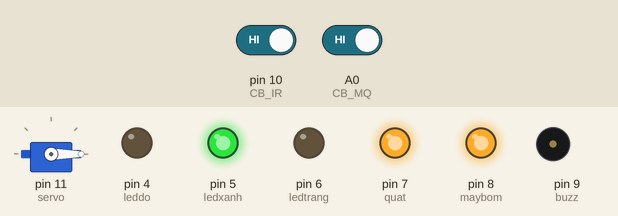
The sketch below on a simulated Arduino Uno, built with avr-gcc and run on an emulated ATmega328P. Shown: servo, output pins drawn as LEDs (lit = HIGH), buzzer (waves = sounding, pin HIGH). The test bench sets the inputs (shaded band); at power-on: A0 (CB_MQ) HIGH, pin 10 (CB_IR) HIGH. The modem accepts every AT command (registered, SIM ready, sends succeed) and sends nothing else.

Above: at 4.2 s.
4.3 s: A0 (CB_MQ) driven LOW
At 4.51 s:
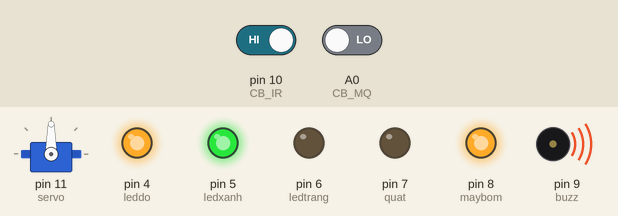
At 8.8 s:
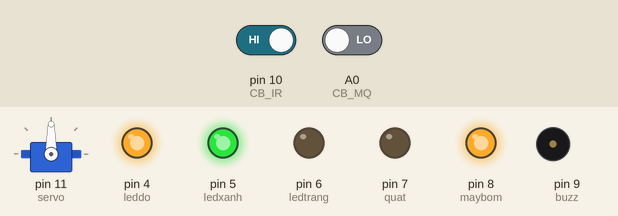
Timing chart, 0 to 10.3 s (numbered marks = the images above; inputs shaded):
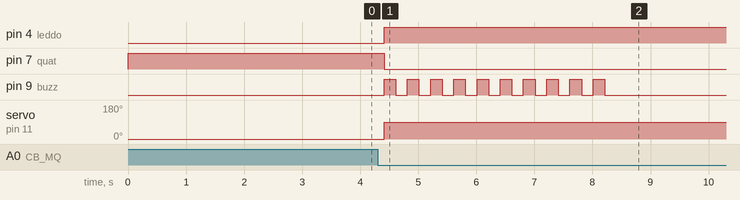

Measured:
- after the input at 4.3 s, pin 4 (leddo): LOW → HIGH after 0.11 s; pin 7 (quat): HIGH → LOW after 0.11 s; pin 9 (buzz): alternates HIGH for 0.20 s and LOW for 0.20 s, 20 changes in all, then stays LOW, starting after 0.11 s; servo on pin 11 (servo): 0° → 90° after 0.11 s

The sketch:

smart_WC_project.ino
```cpp
//#include <sim900.h>
#include <Servo.h>
Servo myservo;
#include <SoftwareSerial.h>
SoftwareSerial SIM900(2, 3);
String number1 = "phone number";  // Thay đổi SĐT
String val;
int baodong = 0;
int gui = 0;

#define CB_MQ A0    // Cảm biến MQ135
#define leddo 4     // Điều khiển LED đỏ
#define ledxanh 5   // Điều khiển LED xanh
#define ledtrang 6  // Điều khiển LED trắng
#define quat 7      // Điều khiển role quạt
#define maybom 8    // Điều khiển role máy bơm
#define buzz 9      // Còi hú
#define CB_IR 10    // Cảm biến hồng ngoại
#define servo 11    // Servo

int dem = 0;

void setup() {
  myservo.attach(servo);
  myservo.write(0);

  pinMode(CB_IR, INPUT);
  pinMode(CB_MQ, INPUT);

  pinMode(quat, OUTPUT);
  pinMode(maybom, OUTPUT);

  pinMode(buzz, OUTPUT);
  pinMode(leddo, OUTPUT);
  pinMode(ledxanh, OUTPUT);
  pinMode(ledtrang, OUTPUT);

  digitalWrite(buzz, LOW);
  digitalWrite(quat, HIGH);
  digitalWrite(maybom, HIGH);
  digitalWrite(ledtrang, LOW);
  digitalWrite(ledxanh, HIGH);
  digitalWrite(leddo, LOW);

  Serial.begin(9600);
  SIM900.begin(9600);
  delay(2000);
  SIM900.print("AT+CLIP=1\r");
  delay(1000);
}

void call() {
  SIM900.print(F("ATD"));
  SIM900.print(number1);
  SIM900.print(F(";\r\n"));
  delay(20000);  //20 sec delay
  SIM900.println("ATH");
  delay(1000);  //1 sec delay
}

void message() {
  SIM900.println("AT+CMGF=1");
  delay(1000);
  SIM900.println("AT+CMGS=\"" + number1 + "\"\r");
  delay(1000);
  String SMS = "CO HOC SINH HUT THUOC TRONG NHA VE SINH";
  SIM900.println(SMS);
  delay(100);
  SIM900.println((char)26);
  delay(1000);
}
void loop() {
  int GT_cbkhoi = digitalRead(CB_MQ);
  int GT_cbxanuoc = digitalRead(CB_IR);
  delay(100);

  if ((GT_cbkhoi == 0) && (gui == 0)) {
    myservo.write(90);
    digitalWrite(quat, LOW);
    digitalWrite(leddo, HIGH);
    for (int i = 0; i < 10; i++) {
      digitalWrite(buzz, HIGH);
      delay(200);
      digitalWrite(buzz, LOW);
      delay(200);
    }
    // Tin nhắn
    // message();
    // Gọi
    call();
    gui = 1;
    baodong = 1;
  }
  if ((GT_cbkhoi == 1) && (gui == 1)) {
    gui = 0;
  }
  if (GT_cbxanuoc == 0) {
    myservo.write(90);
    digitalWrite(ledxanh, LOW);    // Đèn tắt
    digitalWrite(leddo, HIGH);     // Đèn sáng
    digitalWrite(quat, LOW);       // Quạt chạy
    digitalWrite(ledtrang, HIGH);  // Đèn sáng
    delay(100);

    dem = 1;
  }

  if (dem == 1 && GT_cbxanuoc == 1 && baodong == 0) {
    myservo.write(0);
    dem = 0;
    delay(100);
    digitalWrite(maybom, LOW);  // Máy bơm chạy
    delay(1000);
    digitalWrite(maybom, HIGH);   // Máy bơm tắt
    digitalWrite(ledtrang, LOW);  // Đèn tắt
    delay(500);

    digitalWrite(quat, HIGH);     // Quạt tắt
    digitalWrite(ledxanh, HIGH);  // Đèn sáng
    digitalWrite(leddo, LOW);     // Đèn tắt
  }
}
```
